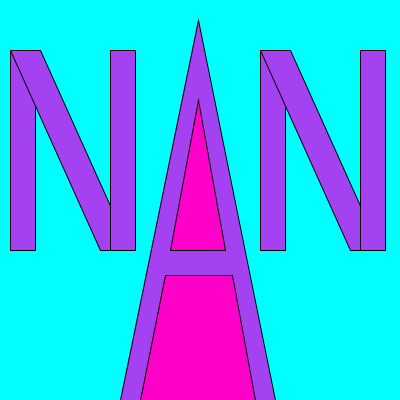
Frame 1 (no input)
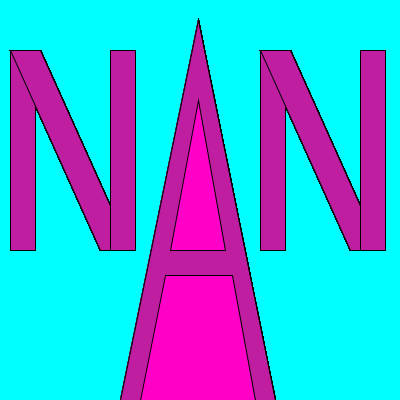
Frame 60 (the mouse pressed at the canvas centre just before this capture)
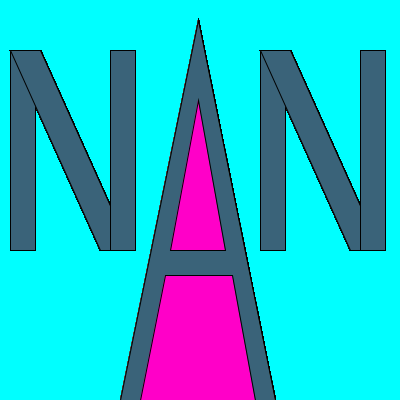
Frame 120 (the mouse held since frame 60 and released just before this capture)

The Processing sketch that drew these frames (run headless with seeded random() and noise(); from frame 60 on, the mouse is pressed at the canvas centre):

// Processing sketch: processing_103483
// ── processing_103483.pde


float r, g, b;
void setup()
{
size(400,400);
background(0,300,300);
frameRate(10);


}

void draw()
{
 r=random(255);
g=random(255);
b=random(255);
  fill(r, g, b);
//fill(175, 100, 220);  
rect(10,50,25,200);
quad(10, 50, 40, 50, 130, 250, 100, 250);
rect(110,50,25,200);

rect(260,50,25,200);
quad(260, 50, 290, 50, 380, 250, 350, 250);
rect(360,50,25,200);

triangle(120, 400, 198, 20, 275,400);

fill(400,0,200);
triangle(170, 250, 198, 100, 225,250);
quad(232, 275, 255, 400, 140, 400, 165, 275);
}
